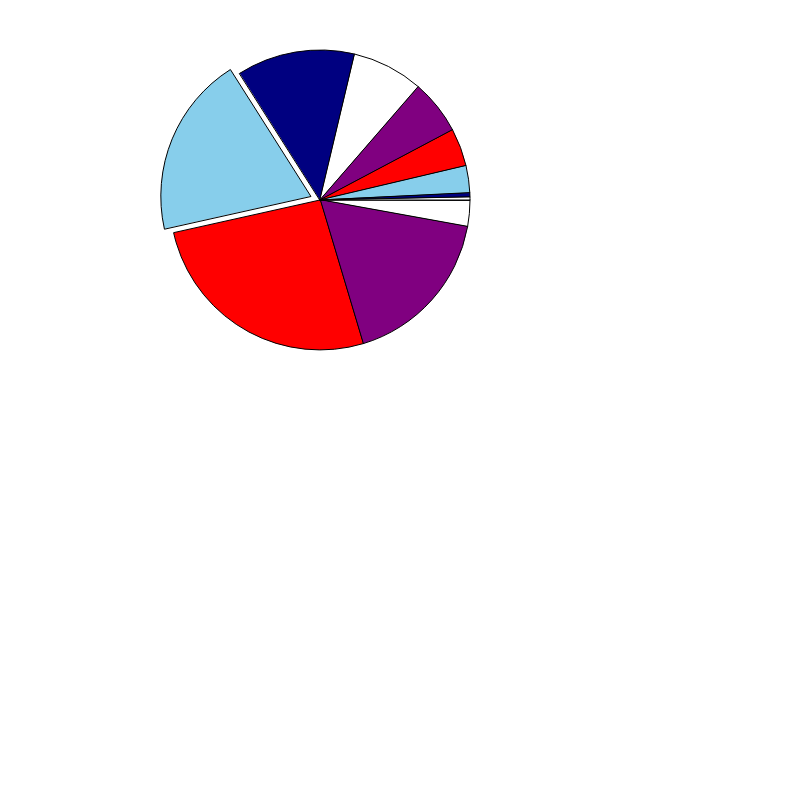
Frame 1 (no input)
Frame 60 (no input): identical to frame 1, image omitted
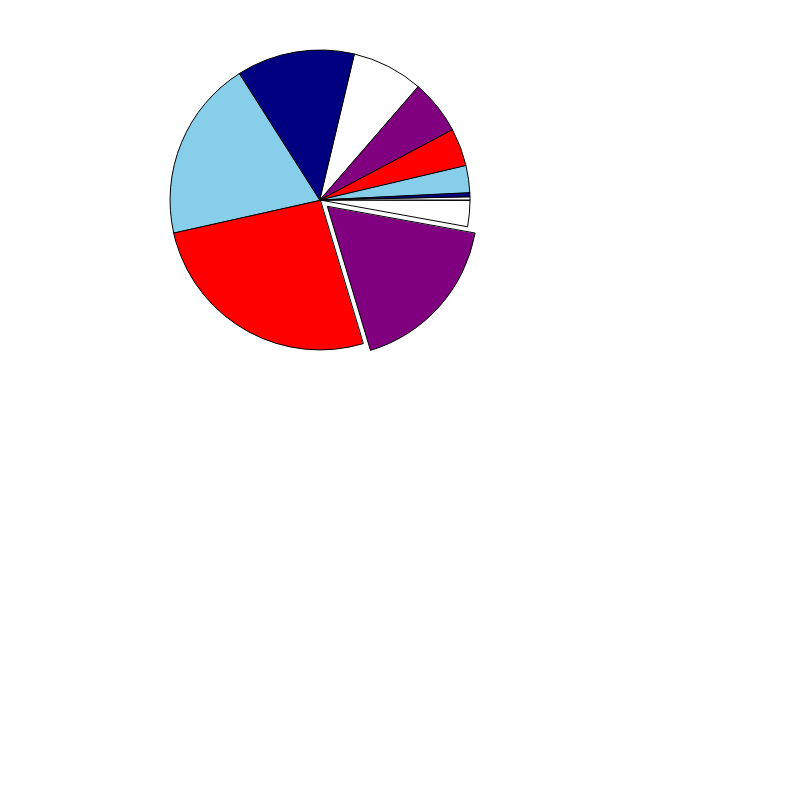
Frame 120 (the mouse pressed at the canvas centre since frame 60)

The p5.js sketch that drew these frames (run headless with seeded random() and noise() and a simulated clock; from frame 60 on, the mouse is pressed at the canvas centre):

// p5.js sketch
// ── sketch.js
 var data = [22,851,5356,7991,5960,3891,2344,1798,1244,892,136,91];
 var color1= 'pink';
 var color2= 'gray';
 var color3= 'purple';
 var color4= 'red';
 var color5= 'skyblue';
 var color6= 'navyblue';
 var color7= 'black';
 var color8= 'navy';
 var color9= 'navy';
 var color10= 'navy';
 var color11= 'navy';
 var color12= 'navy';

  var piedata = [], piecolor = [color8,color6,color3,color4,color5,color7,color1,color2,color9,color10,color11,color12];
  var mouseAngle = 0, pieDelta = 0, hover = 0;

  function setup() {
    createCanvas(800,800); 
    total = data.reduce(function(a,b){ return a+b; }, 0);
    for(var i = 0, count = 0 ;i < data.length; i++) {
      piedata.push([Math.PI * 2 * count / total, Math.PI * 2 * (count + data[i]) / total]);
      count += data[i];
    }
  }

  function draw() {

    //clear canvas each time

    clear(); 
    for(var i=0,dx=0,dy=0; i<piedata.length; i++,dx = 0, dy = 0) {
      fill(piecolor[i%5]);
      
      //slide the pie when mouse on it
      
      if(mouseAngle >= piedata[i][0] && mouseAngle < piedata[i][1]) {
        dx = Math.cos((piedata[i][0] + piedata[i][1])/2) * 10;
        dy = Math.sin((piedata[i][0] + piedata[i][1])/2) * 10;
      }
      
      //draw the piechart
      
      arc(320 + dx, 200 + dy, 300, 300, piedata[i][0], piedata[i][1], PIE);
    }
  }

  function mouseMoved() {
    mouseAngle = Math.PI / 2 - Math.atan((320 - mouseX) / (200 - mouseY));
    if(mouseY < 200) mouseAngle = mouseAngle + Math.PI;
  }

  function draw2(){
    textSize(28);
    fill(200,130,70);
    text("xxxx", 25, 60);
    textSize(16);
    text("xxxxxx", 27, 90);
  }

// ── Demographic.html
<!DOCTYPE html>
<html>
  <head>
    <meta name="viewport" width=device-width, initial-scale=1.0, maximum-scale=1.0, user-scalable=0>
    <style> body {padding: 0; margin: 0;} </style>
    <script src="p5.min.js"></script>
    <script src="p5.dom.min.js"></script>
    <script src="Demographic.js"></script>
  </head>
  <body>
  </body>
</html>
// ── Demographic.js
 var data = [22,851,5356,7991,5960,3891,2344,1798,1244,892,136,91];
 var color1= '#E8F8F5';
 var color2= '#D1F2EB';
 var color3= '#A3E4D7';
 var color4= '#76D7C4';
 var color5= '#48C9B0';
 var color6= '#16A085';
 var color7= '#A2D9CE';
 var color8= '#1ABC9C';
 var color9= '#17A589';
 var color10= '#148F77';
 var color11= '#0E6251';
 var color12= '#117864';

  var piedata = [], piecolor = [color8,color6,color3,color4,color5,color7,color1,color2,color9,color10,color11,color12];
  var mouseAngle = 0, pieDelta = 0, hover = 0;

  function setup() {
    createCanvas(800,800); 
    total = data.reduce(function(a,b){ return a+b; }, 0);
    for(var i = 0, count = 0 ;i < data.length; i++) {
      piedata.push([Math.PI * 2 * count / total, Math.PI * 2 * (count + data[i]) / total]);
      count += data[i];
    }
  }

  function draw() {

    //clear canvas each time

    clear(); 
    for(var i=0,dx=0,dy=0; i<piedata.length; i++,dx = 0, dy = 0) {
      fill(piecolor[i%5]);
      
      //slide the pie when mouse on it
      
      if(mouseAngle >= piedata[i][0] && mouseAngle < piedata[i][1]) {
        dx = Math.cos((piedata[i][0] + piedata[i][1])/2) * 10;
        dy = Math.sin((piedata[i][0] + piedata[i][1])/2) * 10;
      }
      
      //draw the piechart
      
      arc(320 + dx, 200 + dy, 300, 300, piedata[i][0], piedata[i][1], PIE);
    }
  }

  function mouseMoved() {
    mouseAngle = Math.PI / 2 - Math.atan((320 - mouseX) / (200 - mouseY));
    if(mouseY < 200) mouseAngle = mouseAngle + Math.PI;
  }

  function draw2(){
  ellipse(320, 200, 150, 150,);
  fill(white);
   }

   

// ── Destination.html
<!DOCTYPE html>
<html>
  <head>
    <meta name="viewport" width=device-width, initial-scale=1.0, maximum-scale=1.0, user-scalable=0>
    <style> body {padding: 0; margin: 0;} </style>
    <script src="p5.min.js"></script>
    <script src="p5.dom.min.js"></script>
    <script src="Destination.js"></script>
  </head>
  <body>
  </body>
</html>
// ── Destination.js
var Street = ["Broadway & W 60 ST", "Riverside Blvd & W 72 ST", "5 Ave & E 78 ST", "5 Ave & E 88 ST", "W 59 ST & 10 Ave", ];
var Counts = [18, 15, 10, 8, 6];
var lengthMultiplier = 2; 

function setup(){
  createCanvas(1000,1000);
  noLoop();
}

function draw(){
  for (var i =0; i < Street.length; i++){
    fill(0);
    rect(10, 20 + 50 * i, Counts[i] * lengthMultiplier, 20);
  }
  for (var i = 0; i < Counts.length; i++){
   text(Counts[i], 20+Counts[i] * lengthMultiplier, 35 + 50 * i);
}

for
    (var i = 0; i < Counts.length; i++){
    text(Street[i], 10, 55 + 50 * i); 
  }
}





// ── Final Project.html
<!DOCTYPE html>
<html>
  <head>
    <title>Top 5 Citi Bike Destination From Columbia University</title>
    <meta name="viewport" content="initial-scale=1.0, user-scalable=no">
    <meta charset="utf-8">
    <style>

      #map {
        height: 100%;
      }

      html, body {
        height: 100%;
        width: 75%;
        margin: 10;
        padding: 0;
      }
       #floating-panel {
        position: absolute;
        top: 1px;
        left: 30%;
        z-index: 5;
        background-color: #fff;
        padding: 5px;
        border: 1px solid #999;
        text-align: center;
        font-family: 'Roboto','sans-serif';
        line-height: 30px;
        padding-left: 10px;
      }
    </style>
  </head>
  <body>
    <a href="Demographic.html">July 2017, Citi Bike User Demographic</a><br>
    <a href="Destination.html">Top 5 Citi Bike Destinations From Columbia University</a><br>
    <div id="floating-panel">
      <input onclick="clearMarkers();" type=button value="Hide Markers">
      <input onclick="showMarkers();" type=button value="Show All Markers">
      <input onclick="deleteMarkers();" type=button value="Delete Markers">
    </div>
    <div id="map"></div>
    <script>
      function initMap() {
        var myLatLng = {lat: 40.808092, lng: -73.964242};
        var map = new google.maps.Map(document.getElementById('map'), {
          center: {lat: 40.768217, lng: -73.9729},
          zoom: 12,
          styles: [
            {elementType: 'geometry', stylers: [{color: '#242f3e'}]},
            {elementType: 'labels.text.stroke', stylers: [{color: '#242f3e'}]},
            {elementType: 'labels.text.fill', stylers: [{color: '#746855'}]},
            {
              featureType: 'administrative.locality',
              elementType: 'labels.text.fill',
              stylers: [{color: '#d59563'}]
            },
            {
              featureType: 'poi',
              elementType: 'labels.text.fill',
              stylers: [{color: '#d59563'}]
            },
            {
              featureType: 'poi.park',
              elementType: 'geometry',
              stylers: [{color: '#263c3f'}]
            },
            {
              featureType: 'poi.park',
              elementType: 'labels.text.fill',
              stylers: [{color: '#6b9a76'}]
            },
            {
              featureType: 'road',
              elementType: 'geometry',
              stylers: [{color: '#38414e'}]
            },
            {
              featureType: 'road',
              elementType: 'geometry.stroke',
              stylers: [{color: '#212a37'}]
            },
            {
              featureType: 'road',
              elementType: 'labels.text.fill',
              stylers: [{color: '#9ca5b3'}]
            },
            {
              featureType: 'road.highway',
              elementType: 'geometry',
              stylers: [{color: '#746855'}]
            },
            {
              featureType: 'road.highway',
              elementType: 'geometry.stroke',
              stylers: [{color: '#1f2835'}]
            },
            {
              featureType: 'road.highway',
              elementType: 'labels.text.fill',
              stylers: [{color: '#f3d19c'}]
            },
            {
              featureType: 'transit',
              elementType: 'geometry',
              stylers: [{color: '#2f3948'}]
            },
            {
              featureType: 'transit.station',
              elementType: 'labels.text.fill',
              stylers: [{color: '#d59563'}]
            },
            {
              featureType: 'water',
              elementType: 'geometry',
              stylers: [{color: '#17263c'}]
            },
            {
              featureType: 'water',
              elementType: 'labels.text.fill',
              stylers: [{color: '#515c6d'}]
            },
            {
              featureType: 'water',
              elementType: 'labels.text.stroke',
              stylers: [{color: '#17263c'}]
            }
          ]

        });
        
var marker = new google.maps.Marker({
    position: myLatLng,
    map: map,
    title: 'Columbia'
  });

        map.addListener('click', function(event) {
          addMarker(event.latLng);
        });

        // Adds a marker at the center of the map.
        addMarker(haightAshbury);
      }

      // Adds a marker to the map and push to the array.
      function addMarker(location) {
        var marker = new google.maps.Marker({
          position: location,
          map: map
        });
        markers.push(marker);
      }

      // Sets the map on all markers in the array.
      function setMapOnAll(map) {
        for (var i = 0; i < markers.length; i++) {
          markers[i].setMap(map);
        }
      }

      // Removes the markers from the map, but keeps them in the array.
      function clearMarkers() {
        setMapOnAll(null);
      }

      // Shows any markers currently in the array.
      function showMarkers() {
        setMapOnAll(map);
      }

      // Deletes all markers in the array by removing references to them.
      function deleteMarkers() {
        clearMarkers();
        markers = [];
      
      }
    </script>
    <script src="https://maps.googleapis.com/maps/api/js?key=AIzaSyAorKxazqz8wWA8TDQb7dXqHyyU2dX_E-4&callback=initMap"
    async defer></script>
  </body>
</html>
